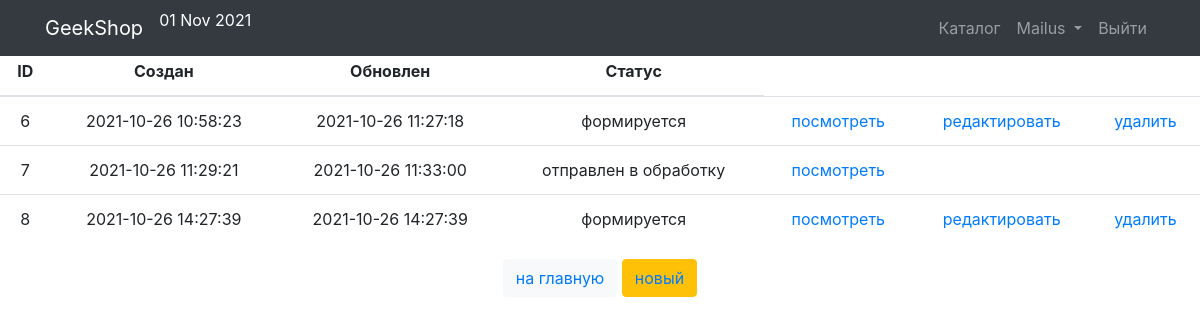
Screenshot of /orders/ (signed in) with the database file from the repository.
### users/models.py (models this page shows, shortened)
class NormalUser(AbstractUser):
	image = models.ImageField(upload_to="users_images", blank=True)
	age = models.PositiveIntegerField(verbose_name="age", default=18)
	email = models.EmailField(verbose_name='email address', blank=True, unique=True)
	activation_key = models.CharField(max_length=128, blank=True)
	activation_key_expires = models.DateTimeField(auto_now_add=True, blank=True, null=True)

### ordersapp/models.py (models this page shows, shortened)
class Order(models.Model):
	FORMING = "FM"
	SENT_TO_PROCEED = "STP"
	PROCEEDED = "PRD"
	PAID = "PD"
	READY = "RDY"
	CANCEL = "CNC"
	ORDER_STATUS_CHOICES = (
		(FORMING, "формируется"),
		(SENT_TO_PROCEED, "отправлен в обработку"),
		(PAID, "оплачен"),
		(PROCEEDED, "обрабатывается"),
		(READY, "готов к выдаче"),
		(CANCEL, "отменен"))
	user = models.ForeignKey(settings.AUTH_USER_MODEL, on_delete=models.CASCADE)
	created = models.DateTimeField(verbose_name="create", auto_now_add=True)
	updated = models.DateTimeField(verbose_name="update", auto_now=True)
	status = models.CharField(verbose_name="status", max_length=3, choices=ORDER_STATUS_CHOICES, default=FORMING)
	is_active = models.BooleanField(verbose_name="active", default=True)

### ordersapp/views.py (the view)
# urls.py: path('', OrderList.as_view(), name='list'),
class OrderList(ListView):
	model = Order
	def get_queryset(self):
		return Order.objects.filter(user=self.request.user, is_active=True)

### products/context_processors.py (called while the page is built)
def basket(request):
	basket_list = []
	if request.user.is_authenticated:
		basket_list = Basket.objects.filter(user=request.user)
	return {"baskets": basket_list}

### ordersapp/templates/ordersapp/order_list.html (shortened to what this page needs)
{% extends 'products/base.html' %}
{% load static %}
{% block content %}
    <div class="text-center">
        <div class="h2 text-center head">
        </div>
        <table class="table orders_list">
            <thead>
            <tr>
                <th>ID</th>
                <th>Создан</th>
                <th>Обновлен</th>
                <th>Статус</th>
            </tr>
            </thead>
            <tbody>
            {% for item in object_list %}
                {% if item.is_active %}
                    <tr>
                        <td class="td1 orders_list">{{ item.pk }}</td>
                        <td>{{ item.created|date:"Y-m-d H:i:s" }}</td>
                        <td>{{ item.updated|date:"Y-m-d H:i:s" }}</td>
                        <td>{{ item.get_status_display }}</td>
                        <td>
                            <a href="{% url 'orders:read' item.pk %}">
                                посмотреть
                            </a>
                        </td>
                        <td>
                            {% if item.status == 'FM' %}
                                <a href="{% url 'orders:update' item.pk %}">
                                    редактировать
                                </a>
                            {% endif %}
                        </td>
                        <td>
                            {% if item.status == 'FM' %}
                                <a href="{% url 'orders:delete' item.pk %}">
                                    удалить
                                </a>
                            {% endif %}
                        </td>
                    </tr>
                {% endif %}
            {% endfor %}
            </tbody>
        </table>
        <button class="btn btn-light btn-round">
            <a href="{% url 'index' %}">
                на главную
            </a>
        </button>
        <button class="btn btn-warning btn-round">
            <a href="{% url 'orders:create' %}">
                новый
            </a>
        </button>
    </div>
{% endblock %}

### products/templates/products/base.html (shortened to what this page needs)
{% load static %}
<!DOCTYPE html>
<html lang="en">
<head>
    <link href= "{% static 'vendor/bootstrap/css/bootstrap.min.css'%}" rel="stylesheet">
</head>
<body>
<nav class="navbar navbar-expand-lg navbar-dark bg-dark fixed-top">
    <div class="container">
        <a class="navbar-brand" href="{% url 'index' %}">GeekShop</a>
        <p style="color: white;">{% now "d M Y" %}</p>
        <div class="collapse navbar-collapse" id="navbarResponsive">
            <ul class="navbar-nav ml-auto">
                <li class="nav-item">
                    <a class="nav-link" href="{% url 'products:index' %}">Каталог  </a>
                </li>
                {% if not user.is_authenticated %}
                    <li class="nav-item">
                        <a class="nav-link" href="{% url 'users:login' %}">Войти <i class="fas fa-sign-in-alt"></i></a>
                    </li>
                {% else %}
                <li class="nav-item">
                    <div class="dropdown">
                     <a class="nav-link dropdown-toggle" href="" data-toggle="dropdown">
                         {{ user.username|default:"Пользователь" }}
                     </a>
                    </div>
                </li>
                    <li class="nav-item">
                        <a class="nav-link" href="{% url 'users:logout' %}">Выйти </a>
                    </li>
                {% endif %}
            </ul>
        </div>
    </div>
</nav>
{% block content %}
{% endblock %}
</body>
</html>

### rows the page displays
NormalUser: username "Mailus"
Order: pk "6", created "2021-10-26 10:58:23", updated "2021-10-26 11:27:18", status "формируется", shows "редактировать", shows "удалить"
Order: pk "7", created "2021-10-26 11:29:21", updated "2021-10-26 11:33:00", status "отправлен в обработку"
Order: pk "8", created "2021-10-26 14:27:39", updated "2021-10-26 14:27:39", status "формируется", shows "редактировать", shows "удалить"
